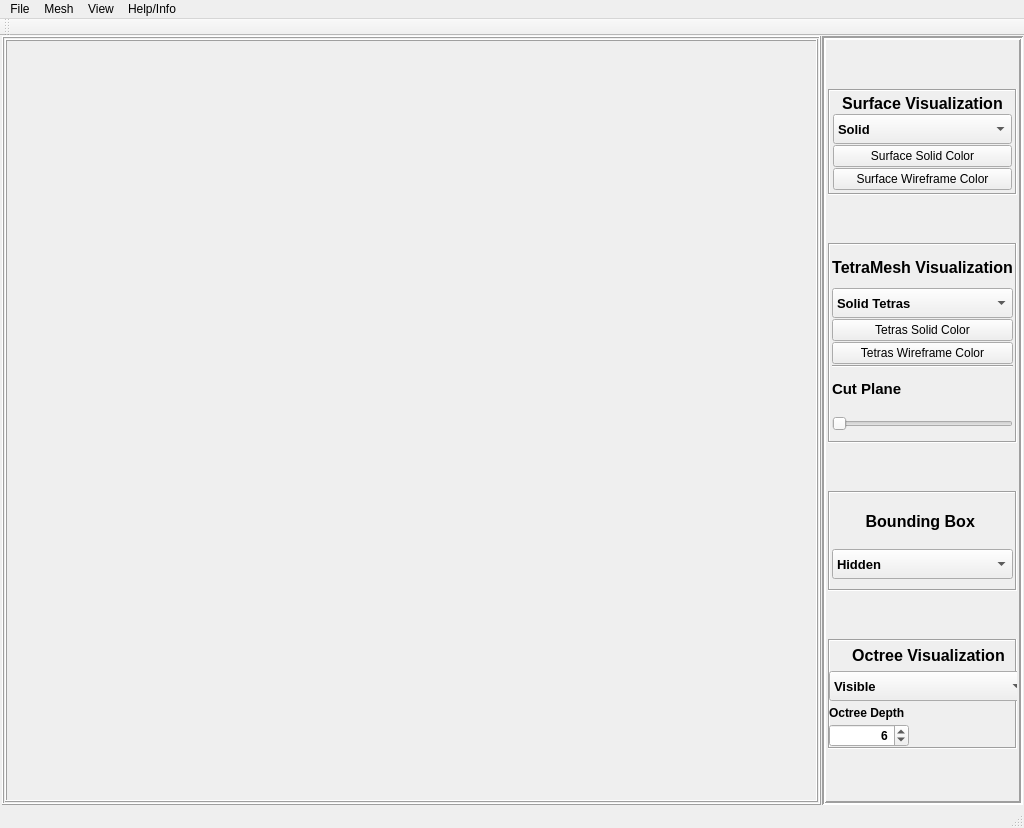
 <widget class="QMainWindow" name="MainWindow">
  <property name="geometry">
   <rect>
    <x>0</x>
    <y>0</y>
    <width>1024</width>
    <height>828</height>
   </rect>
  </property>
  <property name="sizePolicy">
   <sizepolicy hsizetype="MinimumExpanding" vsizetype="MinimumExpanding">
    <horstretch>1</horstretch>
    <verstretch>1</verstretch>
   </sizepolicy>
  </property>
  <property name="minimumSize">
   <size>
    <width>0</width>
    <height>0</height>
   </size>
  </property>
  <property name="windowTitle">
   <string>dennis2society QTetraMesher</string>
  </property>
  <widget class="QWidget" name="centralWidget">
   <property name="sizePolicy">
    <sizepolicy hsizetype="MinimumExpanding" vsizetype="MinimumExpanding">
     <horstretch>0</horstretch>
     <verstretch>0</verstretch>
    </sizepolicy>
   </property>
   <property name="minimumSize">
    <size>
     <width>1024</width>
     <height>768</height>
    </size>
   </property>
   <property name="sizeIncrement">
    <size>
     <width>0</width>
     <height>0</height>
    </size>
   </property>
   <layout class="QGridLayout" name="gridLayout">
    <property name="leftMargin">
     <number>2</number>
    </property>
    <property name="topMargin">
     <number>0</number>
    </property>
    <property name="rightMargin">
     <number>1</number>
    </property>
    <property name="bottomMargin">
     <number>1</number>
    </property>
    <property name="spacing">
     <number>1</number>
    </property>
    <item row="0" column="1">
     <layout class="QHBoxLayout" name="mainLayout">
      <property name="spacing">
       <number>1</number>
      </property>
      <item>
       <widget class="QFrame" name="viewAndControlFrame">
        <property name="frameShape">
         <enum>QFrame::Box</enum>
        </property>
        <property name="frameShadow">
         <enum>QFrame::Raised</enum>
        </property>
        <layout class="QGridLayout" name="gridLayout_3">
         <property name="margin">
          <number>1</number>
         </property>
         <property name="spacing">
          <number>1</number>
         </property>
         <item row="0" column="0">
          <layout class="QVBoxLayout" name="viewAndControlLayout">
           <property name="spacing">
            <number>1</number>
           </property>
           <item>
            <widget class="QFrame" name="qglViewerFrame">
             <property name="frameShape">
              <enum>QFrame::Box</enum>
             </property>
             <property name="frameShadow">
              <enum>QFrame::Raised</enum>
             </property>
             <layout class="QGridLayout" name="gridLayout_4">
              <property name="margin">
               <number>1</number>
              </property>
              <property name="spacing">
               <number>1</number>
              </property>
              <item row="0" column="0">
               <widget class="QGLTetraViewer" name="viewer"/>
              </item>
             </layout>
            </widget>
           </item>
          </layout>
         </item>
        </layout>
       </widget>
      </item>
      <item>
       <widget class="QFrame" name="visualizationFrame">
        <property name="sizePolicy">
         <sizepolicy hsizetype="Fixed" vsizetype="Preferred">
          <horstretch>0</horstretch>
          <verstretch>0</verstretch>
         </sizepolicy>
        </property>
        <property name="minimumSize">
         <size>
          <width>200</width>
          <height>0</height>
         </size>
        </property>
        <property name="layoutDirection">
         <enum>Qt::LeftToRight</enum>
        </property>
        <property name="frameShape">
         <enum>QFrame::Box</enum>
        </property>
        <property name="frameShadow">
         <enum>QFrame::Sunken</enum>
        </property>
        <property name="lineWidth">
         <number>2</number>
        </property>
        <layout class="QHBoxLayout" name="horizontalLayout_3">
         <property name="margin">
          <number>1</number>
         </property>
         <item>
          <layout class="QGridLayout" name="gridLayout_2">
           <property name="margin">
            <number>1</number>
           </property>
           <property name="spacing">
            <number>1</number>
           </property>
           <item row="1" column="0">
            <widget class="QFrame" name="surfaceVisFrame">
             <property name="sizePolicy">
              <sizepolicy hsizetype="Preferred" vsizetype="Fixed">
               <horstretch>0</horstretch>
               <verstretch>0</verstretch>
              </sizepolicy>
             </property>
             <property name="minimumSize">
              <size>
               <width>0</width>
               <height>100</height>
              </size>
             </property>
             <property name="frameShape">
              <enum>QFrame::Box</enum>
             </property>
             <property name="frameShadow">
              <enum>QFrame::Sunken</enum>
             </property>
             <layout class="QHBoxLayout" name="horizontalLayout_2">
              <property name="margin">
               <number>2</number>
              </property>
              <item>
               <layout class="QVBoxLayout" name="surfaceVisLayout">
                <property name="spacing">
                 <number>1</number>
                </property>
                <property name="margin">
                 <number>1</number>
                </property>
                <item>
                 <widget class="QLabel" name="surfaceVisLabel">
                  <property name="font">
                   <font>
                    <pointsize>12</pointsize>
                    <weight>75</weight>
                    <bold>true</bold>
                   </font>
                  </property>
                  <property name="frameShape">
                   <enum>QFrame::NoFrame</enum>
                  </property>
                  <property name="text">
                   <string>Surface Visualization</string>
                  </property>
                  <property name="alignment">
                   <set>Qt::AlignCenter</set>
                  </property>
                  <property name="margin">
                   <number>2</number>
                  </property>
                 </widget>
                </item>
                <item>
                 <widget class="QComboBox" name="surfaceCombo">
                  <property name="minimumSize">
                   <size>
                    <width>0</width>
                    <height>30</height>
                   </size>
                  </property>
                  <property name="font">
                   <font>
                    <pointsize>10</pointsize>
                    <weight>75</weight>
                    <bold>true</bold>
                   </font>
                  </property>
                  <item>
                   <property name="text">
                    <string>Solid</string>
                   </property>
                  </item>
                  <item>
                   <property name="text">
                    <string>Wireframe</string>
                   </property>
                  </item>
                  <item>
                   <property name="text">
                    <string>Hidden</string>
                   </property>
                  </item>
                 </widget>
                </item>
                <item>
                 <widget class="QPushButton" name="surfaceColorButton">
                  <property name="text">
                   <string>Surface Solid Color</string>
                  </property>
                 </widget>
                </item>
                <item>
                 <widget class="QPushButton" name="surfaceWireframeColorButton">
                  <property name="text">
                   <string>Surface Wireframe Color</string>
                  </property>
                 </widget>
                </item>
               </layout>
              </item>
             </layout>
            </widget>
           </item>
           <item row="4" column="0">
            <widget class="QFrame" name="boundingBoxFrame">
             <property name="sizePolicy">
              <sizepolicy hsizetype="Preferred" vsizetype="Fixed">
               <horstretch>0</horstretch>
               <verstretch>0</verstretch>
              </sizepolicy>
             </property>
             <property name="minimumSize">
              <size>
               <width>0</width>
               <height>100</height>
              </size>
             </property>
             <property name="frameShape">
              <enum>QFrame::Box</enum>
             </property>
             <property name="frameShadow">
              <enum>QFrame::Sunken</enum>
             </property>
             <layout class="QHBoxLayout" name="horizontalLayout_4">
              <property name="spacing">
               <number>1</number>
              </property>
              <property name="leftMargin">
               <number>1</number>
              </property>
              <property name="topMargin">
               <number>1</number>
              </property>
              <property name="rightMargin">
               <number>1</number>
              </property>
              <item>
               <layout class="QVBoxLayout" name="verticalLayout_2">
                <property name="spacing">
                 <number>1</number>
                </property>
                <property name="margin">
                 <number>1</number>
                </property>
                <item>
                 <widget class="QLabel" name="boundingVisLabel">
                  <property name="font">
                   <font>
                    <pointsize>12</pointsize>
                    <weight>75</weight>
                    <bold>true</bold>
                   </font>
                  </property>
                  <property name="text">
                   <string>Bounding Box </string>
                  </property>
                  <property name="alignment">
                   <set>Qt::AlignCenter</set>
                  </property>
                 </widget>
                </item>
                <item>
                 <widget class="QComboBox" name="boundingBoxCombo">
                  <property name="minimumSize">
                   <size>
                    <width>0</width>
                    <height>30</height>
                   </size>
                  </property>
                  <property name="font">
                   <font>
                    <pointsize>10</pointsize>
                    <weight>75</weight>
                    <bold>true</bold>
                   </font>
                  </property>
                  <item>
                   <property name="text">
                    <string>Hidden</string>
                   </property>
                  </item>
                  <item>
                   <property name="text">
                    <string>BoundingBox</string>
                   </property>
                  </item>
                  <item>
                   <property name="text">
                    <string>BoundingCube</string>
                   </property>
                  </item>
                 </widget>
                </item>
               </layout>
              </item>
             </layout>
            </widget>
           </item>
           <item row="5" column="0">
            <widget class="QFrame" name="octreeFrame">
             <property name="sizePolicy">
              <sizepolicy hsizetype="Preferred" vsizetype="Fixed">
               <horstretch>0</horstretch>
               <verstretch>0</verstretch>
              </sizepolicy>
             </property>
             <property name="minimumSize">
              <size>
               <width>0</width>
               <height>110</height>
              </size>
             </property>
             <property name="frameShape">
              <enum>QFrame::Box</enum>
             </property>
             <property name="frameShadow">
              <enum>QFrame::Sunken</enum>
             </property>
             <widget class="QWidget" name="verticalLayoutWidget">
              <property name="geometry">
               <rect>
                <x>0</x>
                <y>0</y>
                <width>201</width>
                <height>109</height>
               </rect>
              </property>
              <layout class="QVBoxLayout" name="octreeVisLayout" stretch="0,0,0,0">
               <property name="spacing">
                <number>1</number>
               </property>
               <property name="margin">
                <number>1</number>
               </property>
               <item>
                <widget class="QLabel" name="octreeVisLabel">
                 <property name="sizePolicy">
                  <sizepolicy hsizetype="Preferred" vsizetype="Fixed">
                   <horstretch>0</horstretch>
                   <verstretch>0</verstretch>
                  </sizepolicy>
                 </property>
                 <property name="minimumSize">
                  <size>
                   <width>0</width>
                   <height>30</height>
                  </size>
                 </property>
                 <property name="font">
                  <font>
                   <pointsize>12</pointsize>
                   <weight>75</weight>
                   <bold>true</bold>
                  </font>
                 </property>
                 <property name="text">
                  <string>Octree Visualization</string>
                 </property>
                 <property name="alignment">
                  <set>Qt::AlignCenter</set>
                 </property>
                 <property name="margin">
                  <number>2</number>
                 </property>
                </widget>
               </item>
               <item>
                <widget class="QComboBox" name="octreeCombo">
                 <property name="sizePolicy">
                  <sizepolicy hsizetype="Preferred" vsizetype="Fixed">
                   <horstretch>0</horstretch>
                   <verstretch>0</verstretch>
                  </sizepolicy>
                 </property>
                 <property name="minimumSize">
                  <size>
                   <width>0</width>
                   <height>30</height>
                  </size>
                 </property>
                 <property name="font">
                  <font>
                   <pointsize>10</pointsize>
                   <weight>75</weight>
                   <bold>true</bold>
                  </font>
                 </property>
                 <property name="currentIndex">
                  <number>1</number>
                 </property>
                 <property name="frame">
                  <bool>true</bool>
                 </property>
                 <item>
                  <property name="text">
                   <string>Hidden</string>
                  </property>
                 </item>
                 <item>
                  <property name="text">
                   <string>Visible</string>
                  </property>
                 </item>
                </widget>
               </item>
               <item>
                <widget class="QLabel" name="octreeDepthLabel">
                 <property name="font">
                  <font>
                   <weight>75</weight>
                   <bold>true</bold>
                  </font>
                 </property>
                 <property name="text">
                  <string>Octree Depth</string>
                 </property>
                </widget>
               </item>
               <item>
                <widget class="QSpinBox" name="octreeDepthSpinbox">
                 <property name="sizePolicy">
                  <sizepolicy hsizetype="Fixed" vsizetype="Fixed">
                   <horstretch>0</horstretch>
                   <verstretch>0</verstretch>
                  </sizepolicy>
                 </property>
                 <property name="minimumSize">
                  <size>
                   <width>80</width>
                   <height>0</height>
                  </size>
                 </property>
                 <property name="font">
                  <font>
                   <weight>75</weight>
                   <bold>true</bold>
                  </font>
                 </property>
                 <property name="layoutDirection">
                  <enum>Qt::LeftToRight</enum>
                 </property>
                 <property name="alignment">
                  <set>Qt::AlignRight|Qt::AlignTrailing|Qt::AlignVCenter</set>
                 </property>
                 <property name="minimum">
                  <number>1</number>
                 </property>
                 <property name="maximum">
                  <number>16</number>
                 </property>
                 <property name="value">
                  <number>6</number>
                 </property>
                </widget>
               </item>
              </layout>
             </widget>
            </widget>
           </item>
           <item row="2" column="0">
            <widget class="QFrame" name="tetraVisFrame">
             <property name="sizePolicy">
              <sizepolicy hsizetype="Preferred" vsizetype="Fixed">
               <horstretch>0</horstretch>
               <verstretch>0</verstretch>
              </sizepolicy>
             </property>
             <property name="minimumSize">
              <size>
               <width>0</width>
               <height>200</height>
              </size>
             </property>
             <property name="frameShape">
              <enum>QFrame::Box</enum>
             </property>
             <property name="frameShadow">
              <enum>QFrame::Sunken</enum>
             </property>
             <layout class="QHBoxLayout" name="horizontalLayout">
              <property name="spacing">
               <number>1</number>
              </property>
              <property name="margin">
               <number>1</number>
              </property>
              <item>
               <layout class="QVBoxLayout" name="verticalLayout">
                <property name="spacing">
                 <number>1</number>
                </property>
                <property name="margin">
                 <number>1</number>
                </property>
                <item>
                 <widget class="QLabel" name="tetraVisLabel">
                  <property name="font">
                   <font>
                    <pointsize>12</pointsize>
                    <weight>75</weight>
                    <bold>true</bold>
                   </font>
                  </property>
                  <property name="text">
                   <string>TetraMesh Visualization</string>
                  </property>
                  <property name="textFormat">
                   <enum>Qt::AutoText</enum>
                  </property>
                  <property name="alignment">
                   <set>Qt::AlignCenter</set>
                  </property>
                 </widget>
                </item>
                <item>
                 <widget class="QComboBox" name="tetraCombo">
                  <property name="minimumSize">
                   <size>
                    <width>0</width>
                    <height>30</height>
                   </size>
                  </property>
                  <property name="font">
                   <font>
                    <pointsize>10</pointsize>
                    <weight>75</weight>
                    <bold>true</bold>
                   </font>
                  </property>
                  <item>
                   <property name="text">
                    <string>Solid Tetras</string>
                   </property>
                  </item>
                  <item>
                   <property name="text">
                    <string>Wireframe</string>
                   </property>
                  </item>
                  <item>
                   <property name="text">
                    <string>Hidden</string>
                   </property>
                  </item>
                 </widget>
                </item>
                <item>
                 <widget class="QPushButton" name="tetraSolidColorButton">
                  <property name="text">
                   <string>Tetras Solid Color</string>
                  </property>
                 </widget>
                </item>
                <item>
                 <widget class="QPushButton" name="tetraWireframeColorButton">
                  <property name="text">
                   <string>Tetras Wireframe Color</string>
                  </property>
                 </widget>
                </item>
                <item>
                 <widget class="Line" name="line">
                  <property name="orientation">
                   <enum>Qt::Horizontal</enum>
                  </property>
                 </widget>
                </item>
                <item>
                 <widget class="QLabel" name="cutPlaneLabel">
                  <property name="font">
                   <font>
                    <pointsize>11</pointsize>
                    <weight>75</weight>
                    <bold>true</bold>
                   </font>
                  </property>
                  <property name="frameShape">
                   <enum>QFrame::NoFrame</enum>
                  </property>
                  <property name="text">
                   <string>Cut Plane</string>
                  </property>
                  <property name="alignment">
                   <set>Qt::AlignLeading|Qt::AlignLeft|Qt::AlignVCenter</set>
                  </property>
                 </widget>
                </item>
                <item>
                 <widget class="QSlider" name="cutPlaneSlider">
                  <property name="minimumSize">
                   <size>
                    <width>0</width>
                    <height>30</height>
                   </size>
                  </property>
                  <property name="orientation">
                   <enum>Qt::Horizontal</enum>
                  </property>
                  <property name="invertedAppearance">
                   <bool>false</bool>
                  </property>
                  <property name="invertedControls">
                   <bool>true</bool>
                  </property>
                 </widget>
                </item>
               </layout>
              </item>
             </layout>
            </widget>
           </item>
          </layout>
         </item>
        </layout>
       </widget>
      </item>
     </layout>
    </item>
   </layout>
  </widget>
  <widget class="QMenuBar" name="menuBar">
   <property name="geometry">
    <rect>
     <x>0</x>
     <y>0</y>
     <width>1024</width>
     <height>25</height>
    </rect>
   </property>
   <widget class="QMenu" name="menuFile">
    <property name="title">
     <string>File</string>
    </property>
    <addaction name="actionLoad_Surface_OBJ_OFF_3DS_PLY"/>
    <addaction name="actionLoad_GMSH"/>
    <addaction name="actionLoad_NXU2"/>
    <addaction name="actionLoad_Tetgen"/>
    <addaction name="separator"/>
    <addaction name="actionExport_Surface"/>
    <addaction name="actionExport_GMSH_2"/>
    <addaction name="actionExport_Tetgen_2"/>
    <addaction name="separator"/>
    <addaction name="actionQuit"/>
   </widget>
   <widget class="QMenu" name="menuHelp_Info">
    <property name="title">
     <string>Help/Info</string>
    </property>
    <addaction name="actionHelp"/>
    <addaction name="actionAbout"/>
    <addaction name="actionAbout_QGLViewer"/>
   </widget>
   <widget class="QMenu" name="menuView">
    <property name="title">
     <string>View</string>
    </property>
    <addaction name="actionShow_FPS"/>
    <addaction name="actionShow_Grid"/>
    <addaction name="actionShow_Axis"/>
    <addaction name="actionFullscreen"/>
   </widget>
   <widget class="QMenu" name="menuMesh">
    <property name="title">
     <string>Mesh</string>
    </property>
    <addaction name="actionMeshTetraStuffing"/>
    <addaction name="actionCGAL_Tetrahedralize"/>
    <addaction name="actionGenerate_Octree"/>
    <addaction name="actionTetGen"/>
    <addaction name="actionScale_x10"/>
    <addaction name="actionScale_x_0_1"/>
   </widget>
   <addaction name="menuFile"/>
   <addaction name="menuMesh"/>
   <addaction name="menuView"/>
   <addaction name="menuHelp_Info"/>
  </widget>
  <widget class="QToolBar" name="mainToolBar">
   <attribute name="toolBarArea">
    <enum>TopToolBarArea</enum>
   </attribute>
   <attribute name="toolBarBreak">
    <bool>false</bool>
   </attribute>
  </widget>
  <widget class="QStatusBar" name="statusBar"/>
  <action name="actionLoad_GMSH">
   <property name="text">
    <string>Load GMSH (.msh)</string>
   </property>
  </action>
  <action name="actionLoad_NXU2">
   <property name="text">
    <string>Load NXU2 (.xml)</string>
   </property>
  </action>
  <action name="actionLoad_Tetgen">
   <property name="text">
    <string>Load Tetgen (not yet...)</string>
   </property>
  </action>
  <action name="actionExport_OBJ">
   <property name="text">
    <string>Export OBJ</string>
   </property>
  </action>
  <action name="actionExport_GMSH">
   <property name="text">
    <string>Export GMSH</string>
   </property>
  </action>
  <action name="actionExport_Tetgen">
   <property name="text">
    <string>Export Tetgen</string>
   </property>
  </action>
  <action name="actionQuit">
   <property name="text">
    <string>Quit</string>
   </property>
  </action>
  <action name="actionExport_Surface">
   <property name="text">
    <string>Export Surface (.obj/.ply/.off/.stl)</string>
   </property>
  </action>
  <action name="actionExport_GMSH_2">
   <property name="text">
    <string>Export GMSH (.msh)</string>
   </property>
  </action>
  <action name="actionExport_Tetgen_2">
   <property name="text">
    <string>Export Tetgen (not yet...)</string>
   </property>
  </action>
  <action name="actionShow_FPS">
   <property name="checkable">
    <bool>true</bool>
   </property>
   <property name="checked">
    <bool>true</bool>
   </property>
   <property name="text">
    <string>Show FPS</string>
   </property>
  </action>
  <action name="actionShow_Grid">
   <property name="checkable">
    <bool>true</bool>
   </property>
   <property name="checked">
    <bool>true</bool>
   </property>
   <property name="text">
    <string>Show Grid</string>
   </property>
  </action>
  <action name="actionShow_Axis">
   <property name="checkable">
    <bool>true</bool>
   </property>
   <property name="checked">
    <bool>true</bool>
   </property>
   <property name="text">
    <string>Show Axis</string>
   </property>
  </action>
  <action name="actionHelp">
   <property name="text">
    <string>Help</string>
   </property>
  </action>
  <action name="actionAbout">
   <property name="text">
    <string>About QTetraMesher</string>
   </property>
  </action>
  <action name="actionFullscreen">
   <property name="checkable">
    <bool>true</bool>
   </property>
   <property name="text">
    <string>Fullscreen</string>
   </property>
   <property name="toolTip">
    <string>Toggle Fullscreen</string>
   </property>
  </action>
  <action name="actionAbout_QGLViewer">
   <property name="text">
    <string>About QGLViewer</string>
   </property>
  </action>
  <action name="actionMeshTetraStuffing">
   <property name="text">
    <string>MeshTetraStuffing</string>
   </property>
  </action>
  <action name="actionTetGen">
   <property name="text">
    <string>TetGen</string>
   </property>
  </action>
  <action name="actionCGAL_Tetrahedralize">
   <property name="text">
    <string>CGAL Tetrahedralize</string>
   </property>
  </action>
  <action name="actionLoad_Surface_OBJ_OFF_3DS_PLY">
   <property name="text">
    <string>Load Surface  (.obj/.ply/.off/.stl)</string>
   </property>
  </action>
  <action name="actionScale_x10">
   <property name="text">
    <string>Scale x 10</string>
   </property>
  </action>
  <action name="actionScale_x_0_1">
   <property name="text">
    <string>Scale x 0.1</string>
   </property>
  </action>
  <action name="actionGenerate_Octree">
   <property name="text">
    <string>Generate Octree</string>
   </property>
  </action>
 </widget>
